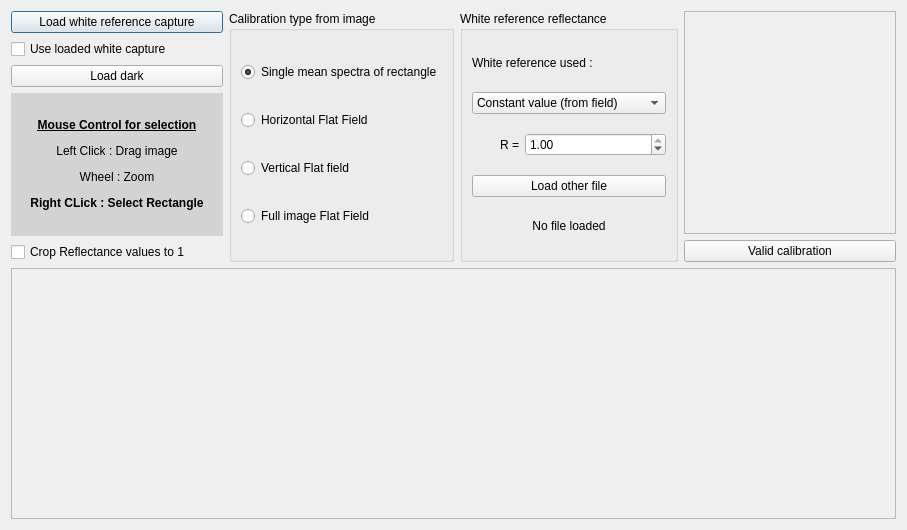
<?xml version="1.0" encoding="UTF-8"?>
<ui version="4.0">
 <class>dialog_white_calibration</class>
 <widget class="QDialog" name="dialog_white_calibration">
  <property name="geometry">
   <rect>
    <x>0</x>
    <y>0</y>
    <width>907</width>
    <height>530</height>
   </rect>
  </property>
  <property name="windowTitle">
   <string>White Calibration</string>
  </property>
  <layout class="QVBoxLayout" name="verticalLayout_5">
   <item>
    <layout class="QVBoxLayout" name="verticalLayout_2">
     <item>
      <layout class="QHBoxLayout" name="horizontalLayout_choice" stretch="1,1,1,1">
       <item>
        <layout class="QVBoxLayout" name="verticalLayout">
         <item>
          <widget class="QPushButton" name="pushButton_load_white_capture">
           <property name="text">
            <string>Load white reference capture</string>
           </property>
          </widget>
         </item>
         <item>
          <widget class="QCheckBox" name="checkBox_use_white_capture">
           <property name="text">
            <string>Use loaded white capture</string>
           </property>
          </widget>
         </item>
         <item>
          <widget class="QPushButton" name="pushButton_load_dark">
           <property name="text">
            <string>Load dark</string>
           </property>
          </widget>
         </item>
         <item>
          <widget class="QLabel" name="label_mouse_instruction">
           <property name="styleSheet">
            <string notr="true">background-color: rgba(0, 0, 0, 30);
</string>
           </property>
           <property name="text">
            <string>&lt;html&gt;&lt;head/&gt;&lt;body&gt;&lt;p align=&quot;center&quot;&gt;&lt;span style=&quot; font-weight:600; text-decoration: underline;&quot;&gt;Mouse Control for selection&lt;/span&gt;&lt;/p&gt;&lt;p align=&quot;center&quot;&gt;Left Click : Drag image&lt;/p&gt;&lt;p align=&quot;center&quot;&gt;Wheel : Zoom&lt;/p&gt;&lt;p align=&quot;center&quot;&gt;&lt;span style=&quot; font-weight:600;&quot;&gt;Right CLick : Select Rectangle&lt;/span&gt;&lt;/p&gt;&lt;/body&gt;&lt;/html&gt;</string>
           </property>
           <property name="margin">
            <number>10</number>
           </property>
          </widget>
         </item>
         <item>
          <widget class="QCheckBox" name="checkBox_crop_ref_1">
           <property name="text">
            <string>Crop Reflectance values to 1</string>
           </property>
          </widget>
         </item>
        </layout>
       </item>
       <item>
        <widget class="QGroupBox" name="groupBox_calibration_type_from_image">
         <property name="title">
          <string>Calibration type from image</string>
         </property>
         <layout class="QVBoxLayout" name="verticalLayout_3">
          <item>
           <widget class="QRadioButton" name="radioButton_no_flat_field">
            <property name="text">
             <string>Single mean spectra of rectangle</string>
            </property>
            <property name="checked">
             <bool>true</bool>
            </property>
           </widget>
          </item>
          <item>
           <widget class="QRadioButton" name="radioButton_horizontal_flat_field">
            <property name="text">
             <string>Horizontal Flat Field</string>
            </property>
           </widget>
          </item>
          <item>
           <widget class="QRadioButton" name="radioButton_vertical_flat_field">
            <property name="text">
             <string>Vertical Flat field</string>
            </property>
           </widget>
          </item>
          <item>
           <widget class="QRadioButton" name="radioButton_full_flat_field">
            <property name="text">
             <string>Full image Flat Field</string>
            </property>
           </widget>
          </item>
         </layout>
        </widget>
       </item>
       <item>
        <widget class="QGroupBox" name="groupBox_white_ref">
         <property name="title">
          <string>White reference reflectance</string>
         </property>
         <layout class="QVBoxLayout" name="verticalLayout_4">
          <item>
           <widget class="QLabel" name="label_white_ref_choice">
            <property name="maximumSize">
             <size>
              <width>16777215</width>
              <height>20</height>
             </size>
            </property>
            <property name="text">
             <string>White reference used :</string>
            </property>
           </widget>
          </item>
          <item>
           <widget class="QComboBox" name="comboBox_white_Reference_choice">
            <item>
             <property name="text">
              <string>Constant value (from field)</string>
             </property>
            </item>
            <item>
             <property name="text">
              <string>Sphere Optics Full White (CIL)</string>
             </property>
            </item>
            <item>
             <property name="text">
              <string>Sphere Optics Multi 90 (CIL)</string>
             </property>
            </item>
            <item>
             <property name="text">
              <string>Sphere Optics Multi 50 (CIL)</string>
             </property>
            </item>
            <item>
             <property name="text">
              <string>Sphere Optics Multi 20 (CIL)</string>
             </property>
            </item>
            <item>
             <property name="text">
              <string>Sphere Optics Multi 5 (CIL)</string>
             </property>
            </item>
            <item>
             <property name="text">
              <string>White Hyspex (Finland)</string>
             </property>
            </item>
            <item>
             <property name="text">
              <string>Teflon</string>
             </property>
            </item>
            <item>
             <property name="text">
              <string>Personal (load file)</string>
             </property>
            </item>
           </widget>
          </item>
          <item>
           <layout class="QHBoxLayout" name="horizontalLayout" stretch="1,3">
            <item>
             <widget class="QLabel" name="label_R_manual">
              <property name="text">
               <string>R =</string>
              </property>
              <property name="alignment">
               <set>Qt::AlignRight|Qt::AlignTrailing|Qt::AlignVCenter</set>
              </property>
             </widget>
            </item>
            <item>
             <widget class="QDoubleSpinBox" name="doubleSpinBox_R_manual">
              <property name="maximum">
               <double>1.000000000000000</double>
              </property>
              <property name="stepType">
               <enum>QAbstractSpinBox::AdaptiveDecimalStepType</enum>
              </property>
              <property name="value">
               <double>1.000000000000000</double>
              </property>
             </widget>
            </item>
           </layout>
          </item>
          <item>
           <widget class="QPushButton" name="pushButton_load_personal_white_ref">
            <property name="text">
             <string>Load other file</string>
            </property>
           </widget>
          </item>
          <item>
           <widget class="QLabel" name="label">
            <property name="maximumSize">
             <size>
              <width>16777215</width>
              <height>20</height>
             </size>
            </property>
            <property name="text">
             <string>No file loaded</string>
            </property>
            <property name="alignment">
             <set>Qt::AlignCenter</set>
            </property>
           </widget>
          </item>
         </layout>
        </widget>
       </item>
       <item>
        <layout class="QVBoxLayout" name="verticalLayout_6">
         <item>
          <widget class="QFrame" name="frame_spectra_white">
           <property name="frameShape">
            <enum>QFrame::StyledPanel</enum>
           </property>
           <property name="frameShadow">
            <enum>QFrame::Raised</enum>
           </property>
          </widget>
         </item>
         <item>
          <widget class="QPushButton" name="pushButton_valid_calibration">
           <property name="text">
            <string>Valid calibration</string>
           </property>
          </widget>
         </item>
        </layout>
       </item>
      </layout>
     </item>
     <item>
      <widget class="QFrame" name="frame_image">
       <property name="minimumSize">
        <size>
         <width>50</width>
         <height>50</height>
        </size>
       </property>
       <property name="frameShape">
        <enum>QFrame::StyledPanel</enum>
       </property>
       <property name="frameShadow">
        <enum>QFrame::Raised</enum>
       </property>
      </widget>
     </item>
    </layout>
   </item>
  </layout>
 </widget>
 <resources/>
 <connections/>
</ui>
